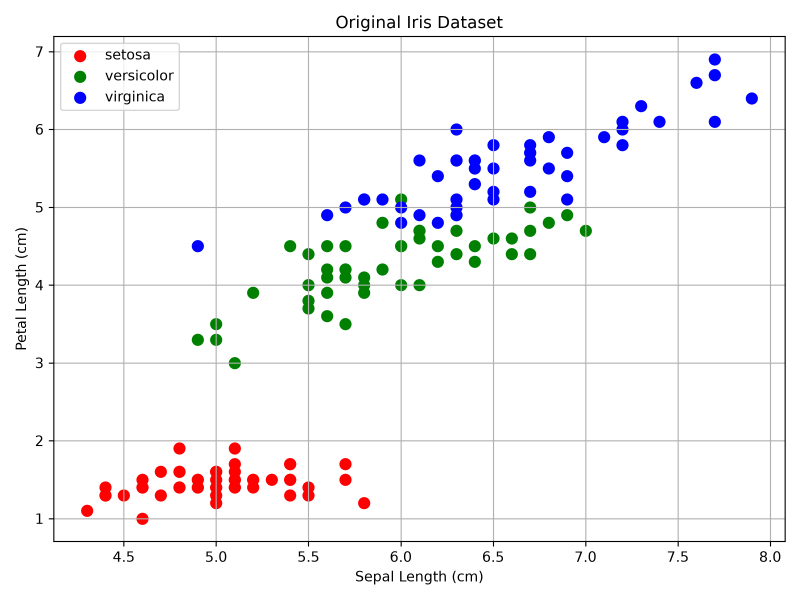
#> input picture Day11/original_data.png, 2400 x 1800 px, given in place of the camera (shown at 1/3 size)
$ python webcam_processing.py
#> lines starting #> are read from the running program, lines starting #| are printed output that depends on the picture; after the words box and inside, x2 and y2 are one past the last pixel; in counts of white or black regions, pixels touching at a corner belong together
#> in main, frame is the input picture: shape (1800, 2400, 3); mean B, G, R 245.9, 244.7, 245.4
### Day20/video_operations.py
# ==========================================================
# MLB Summer Internship - Day 20
# Video Processing Operations
# ==========================================================

import cv2
import os


# ==========================================================
# Video Information
# ==========================================================

# [50 lines left out: function get_video_info, not called in this run]


# ==========================================================
# Frame Processing
# ==========================================================

def convert_to_grayscale(frame):
    """
    Convert a video frame to grayscale.
    """

    return cv2.cvtColor(
        frame,
        cv2.COLOR_BGR2GRAY
    )
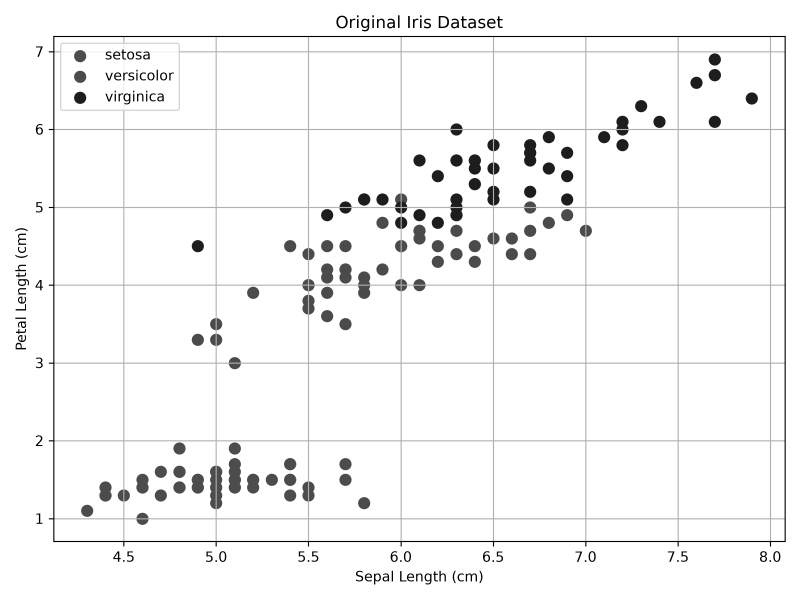
#> returned value: shape (1800, 2400) (shown at 1/3 size); min 0, max 255, mean 245


def apply_gaussian_blur(
    frame,
    kernel_size=5
):
    """
    Apply Gaussian blur.

    Kernel size must be a positive odd number.
    """
#> called with kernel_size = 15

    if kernel_size < 3:
        kernel_size = 3

    if kernel_size % 2 == 0:
        kernel_size += 1

    return cv2.GaussianBlur(
        frame,
        (kernel_size, kernel_size),
        0
    )
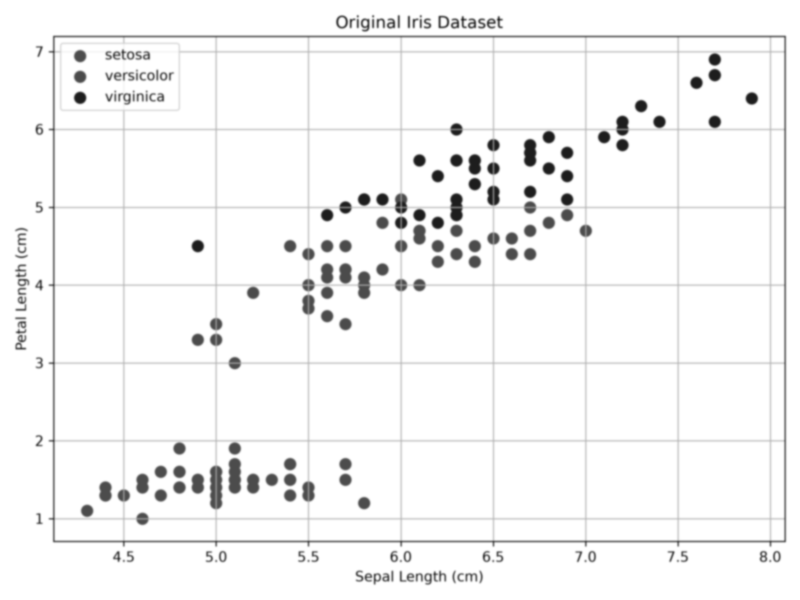
#> returned value: shape (1800, 2400) (shown at 1/3 size); min 29, max 255, mean 245


def apply_canny(
    frame,
    lower_threshold=50,
    upper_threshold=150
):
    """
    Apply Canny edge detection.
    """
#> called with lower_threshold = 50, upper_threshold = 150

    return cv2.Canny(
        frame,
        lower_threshold,
        upper_threshold
    )
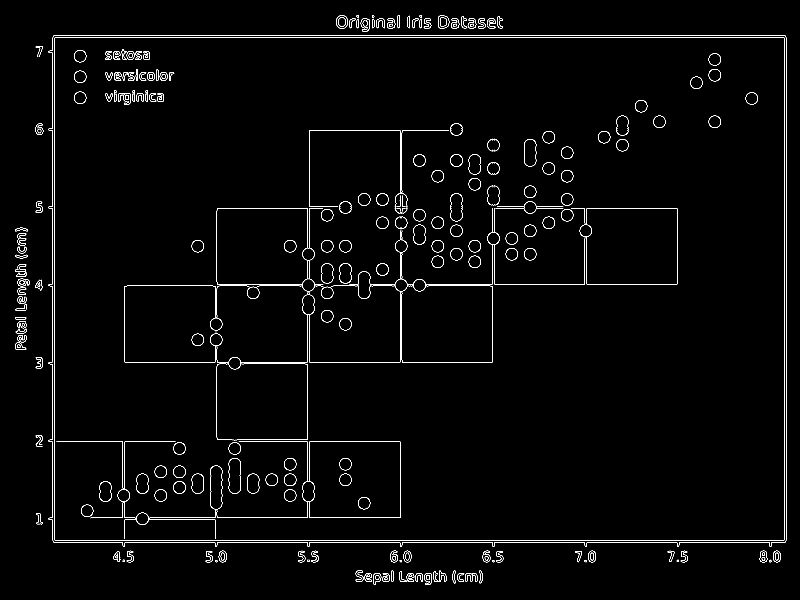
#> returned value: shape (1800, 2400) (shown at 1/3 size); 1.3% white in thin lines or dots
#> in main, `processed_display = cv2.cvtColor( processed, cv2.COLOR_GRAY2BGR )`: processed_display: shape (1800, 2400, 3); 1.3% white in thin lines or dots


# ==========================================================
# Complete Frame Pipeline
# ==========================================================

# [275 lines left out: functions process_frame, prepare_for_video_writer, process_video, frame_generator, not called in this run]

### Day20/webcam_processing.py
# ==========================================================
# MLB Summer Internship - Day 20
# Real-Time Webcam Processing
# ==========================================================

import cv2
import time

from video_operations import (
    convert_to_grayscale,
    apply_gaussian_blur,
    apply_canny,
)


# ==========================================================
# Configuration
# ==========================================================

CAMERA_INDEX = 0

BLUR_KERNEL = 15
CANNY_LOWER = 50
CANNY_UPPER = 150


# ==========================================================
# FPS Counter
# ==========================================================

class FPSCounter:

    def __init__(self):
        self.start_time = time.time()
        self.frame_count = 0
        self.fps = 0.0

    def update(self):

        self.frame_count += 1

        elapsed = (
            time.time()
            - self.start_time
        )

        if elapsed > 0:

            self.fps = (
                self.frame_count
                / elapsed
            )

        return self.fps


# ==========================================================
# Add Information Overlay
# ==========================================================

def add_overlay(
    frame,
    fps,
    mode
):
    """
    Add FPS and processing information
    to the webcam frame.
    """
#> called with fps = 2.39, mode = 'CANNY'

    result = frame.copy()

    # ------------------------------------------------------
    # Background panel
    # ------------------------------------------------------

    cv2.rectangle(
        result,
        (10, 10),
        (330, 90),
        (0, 0, 0),
        -1
    )

    # ------------------------------------------------------
    # FPS
    # ------------------------------------------------------

    cv2.putText(
        result,
        f"FPS: {fps:.1f}",
        (20, 38),
        cv2.FONT_HERSHEY_SIMPLEX,
        0.65,
        (0, 255, 0),
        2,
        cv2.LINE_AA
    )
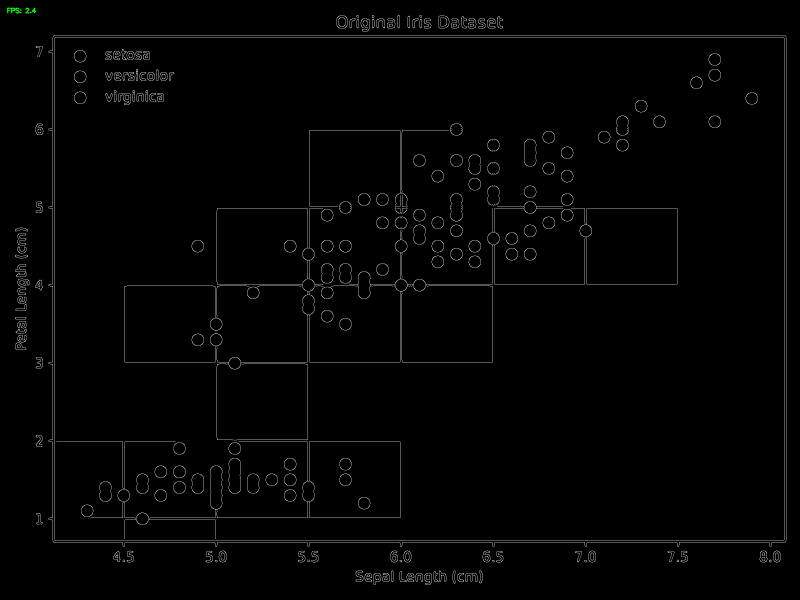
#> result: shape (1800, 2400, 3) (shown at 1/3 size); mean B, G, R 3.2, 3.3, 3.2

    # ------------------------------------------------------
    # Processing mode
    # ------------------------------------------------------

    cv2.putText(
        result,
        f"Mode: {mode}",
        (20, 68),
        cv2.FONT_HERSHEY_SIMPLEX,
        0.65,
        (255, 255, 255),
        2,
        cv2.LINE_AA
    )

    return result


# ==========================================================
# Process Webcam
# ==========================================================

def main():

    print("=" * 65)
    print("Day 20 - Real-Time Webcam Processing")
    print("=" * 65)

    print()
    print("Starting webcam...")
    print()
    print("Controls:")
    print("  G = Grayscale")
    print("  B = Gaussian Blur")
    print("  C = Canny Edge Detection")
    print("  O = Original")
    print("  Q = Quit")
    print()

    # ------------------------------------------------------
    # Open webcam
    # ------------------------------------------------------

    camera = cv2.VideoCapture(
        CAMERA_INDEX
    )

    if not camera.isOpened():

        print(
            "ERROR: Unable to access webcam."
        )

        return

    # ------------------------------------------------------
    # Set webcam resolution
    # ------------------------------------------------------

    camera.set(
        cv2.CAP_PROP_FRAME_WIDTH,
        1280
    )

    camera.set(
        cv2.CAP_PROP_FRAME_HEIGHT,
        720
    )

    fps_counter = FPSCounter()

    processing_mode = "canny"

    # ------------------------------------------------------
    # Main webcam loop
    # ------------------------------------------------------

    while True:

        success, frame = camera.read()

        if not success:

            print(
                "Unable to read webcam frame."
            )

            break

        # --------------------------------------------------
        # FPS
        # --------------------------------------------------

        current_fps = (
            fps_counter.update()
        )

        # --------------------------------------------------
        # Processing
        # --------------------------------------------------

        grayscale = convert_to_grayscale(
            frame
        )

        if processing_mode == "original":

            processed = frame.copy()

        elif processing_mode == "grayscale":

            processed = grayscale

        elif processing_mode == "blur":

            processed = apply_gaussian_blur(
                frame,
                BLUR_KERNEL
            )

        elif processing_mode == "canny":

            blurred = apply_gaussian_blur(
                grayscale,
                BLUR_KERNEL
            )

            processed = apply_canny(
                blurred,
                CANNY_LOWER,
                CANNY_UPPER
            )

        else:

            processed = frame.copy()

        # --------------------------------------------------
        # Convert grayscale result for display
        # --------------------------------------------------

        if len(processed.shape) == 2:

            processed_display = cv2.cvtColor(
                processed,
                cv2.COLOR_GRAY2BGR
            )

        else:

            processed_display = processed

        # --------------------------------------------------
        # Overlay
        # --------------------------------------------------

        processed_display = add_overlay(
            processed_display,
            current_fps,
            processing_mode.upper()
        )

        # --------------------------------------------------
        # Display
        # --------------------------------------------------

        cv2.imshow(
            "Day 20 - Webcam Processing",
            processed_display
        )

        # --------------------------------------------------
        # Keyboard controls
        # --------------------------------------------------

        key = cv2.waitKey(1) & 0xFF
#> (key q is pressed here)

        if key == ord("q"):

            break

        elif key == ord("g"):

            processing_mode = "grayscale"

        elif key == ord("b"):

            processing_mode = "blur"

        elif key == ord("c"):

            processing_mode = "canny"

        elif key == ord("o"):

            processing_mode = "original"

    # ------------------------------------------------------
    # Cleanup
    # ------------------------------------------------------

    camera.release()

    cv2.destroyAllWindows()

    print()
    print(
        "Webcam processing stopped."
    )


# ==========================================================
# Entry Point
# ==========================================================

if __name__ == "__main__":
    main()

$ run again, on Day11/elbow_method.png
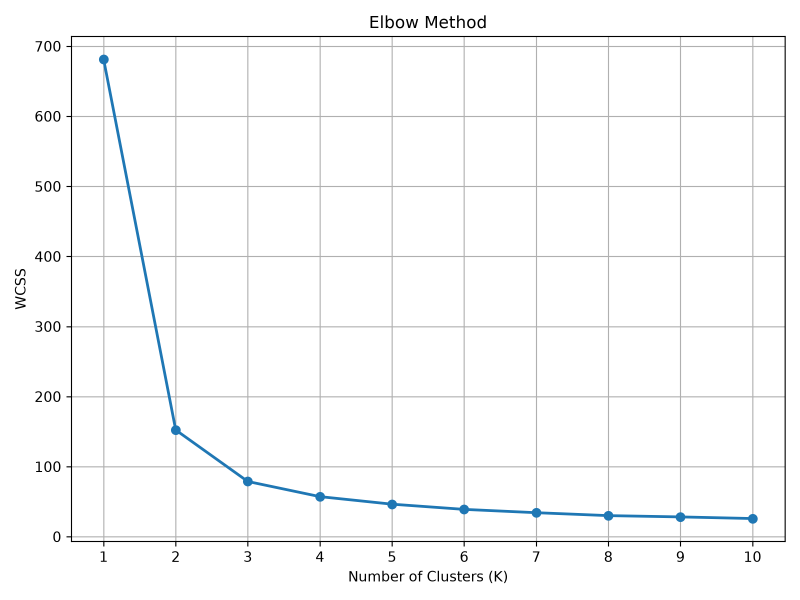
#> input picture Day11/elbow_method.png, 2400 x 1800 px, given in place of the camera (shown at 1/3 size)
#> in main, frame is the input picture: shape (1800, 2400, 3); mean B, G, R 250, 249.6, 249
#> in apply_canny, `return cv2.Canny( frame, lower_threshold, upper_threshold )`:
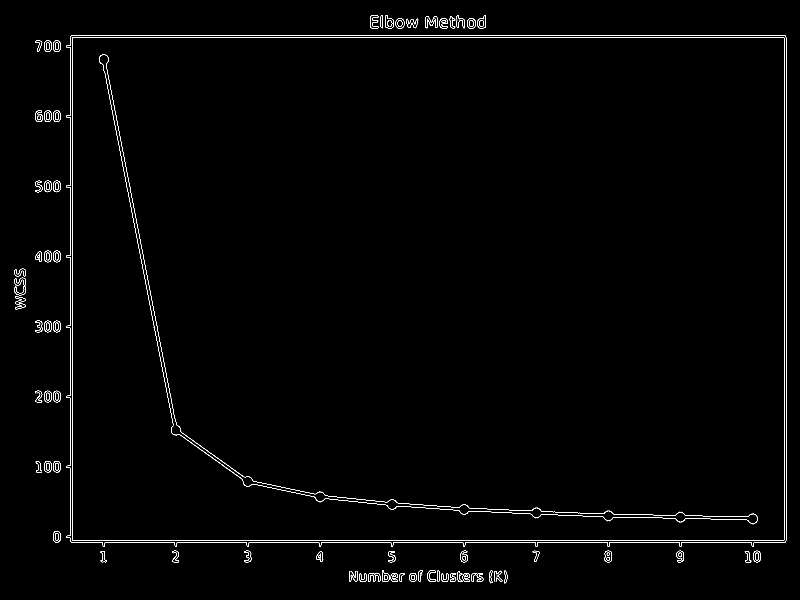
#> returned value: shape (1800, 2400) (shown at 1/3 size); 0.72% white in thin lines or dots
#> processed_display: shape (1800, 2400, 3); 0.72% white in thin lines or dots
#> in add_overlay, `cv2.putText( result, f"FPS: {fps:.1f}", (20, 38), cv2.FONT_HERSHEY_SIM..`:
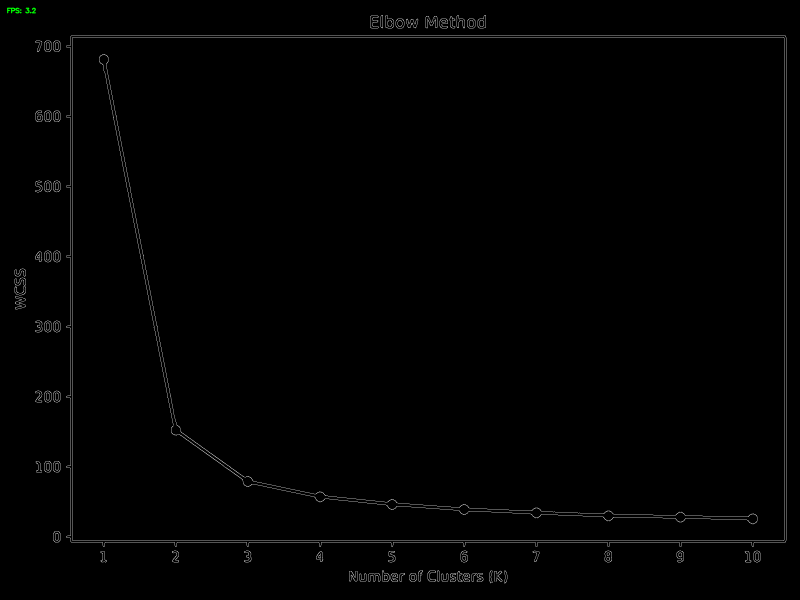
#> result: shape (1800, 2400, 3) (shown at 1/3 size); mean B, G, R 1.8, 1.9, 1.8

$ run again, on Day11/pca_3d_visualization.png
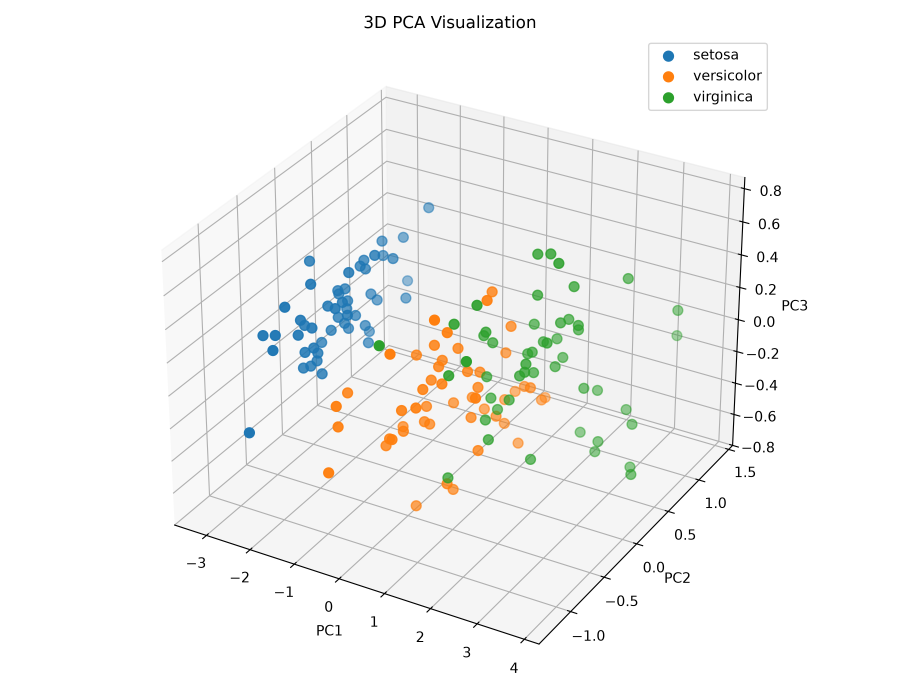
#> input picture Day11/pca_3d_visualization.png, 2700 x 2100 px, given in place of the camera (shown at 1/3 size)
#> in main, frame is the input picture: shape (2100, 2700, 3); mean B, G, R 245, 245.9, 245.5
#> in apply_canny, `return cv2.Canny( frame, lower_threshold, upper_threshold )`:
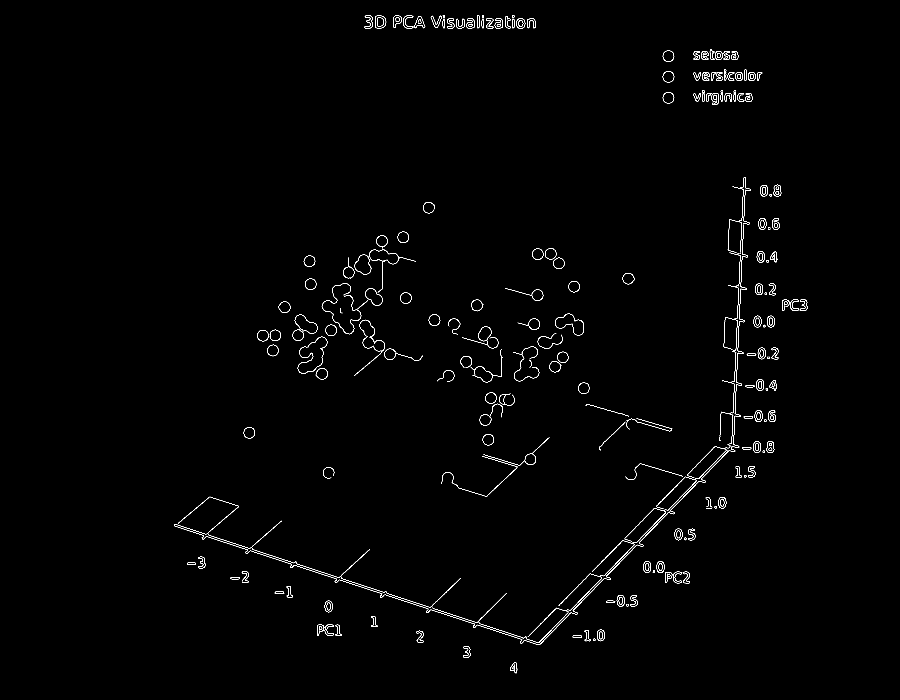
#> returned value: shape (2100, 2700) (shown at 1/3 size); 0.6% white in thin lines or dots, all inside (x1, y1, x2, y2) = (522, 45, 2422, 2020)
#> in add_overlay, `cv2.putText( result, f"FPS: {fps:.1f}", (20, 38), cv2.FONT_HERSHEY_SIM..`:
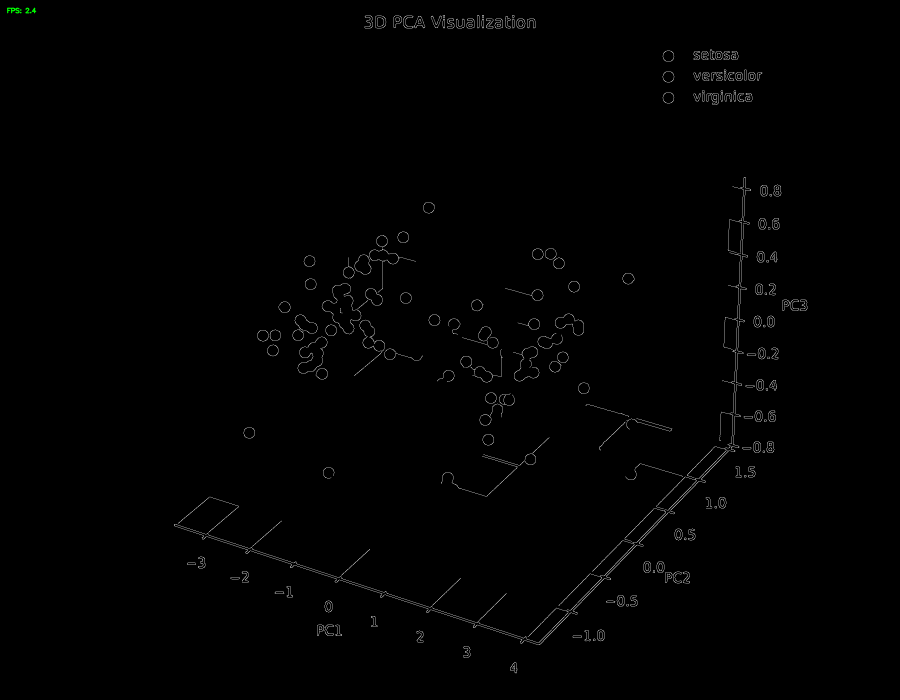
#> result: shape (2100, 2700, 3) (shown at 1/3 size); mean B, G, R 1.5, 1.6, 1.5
